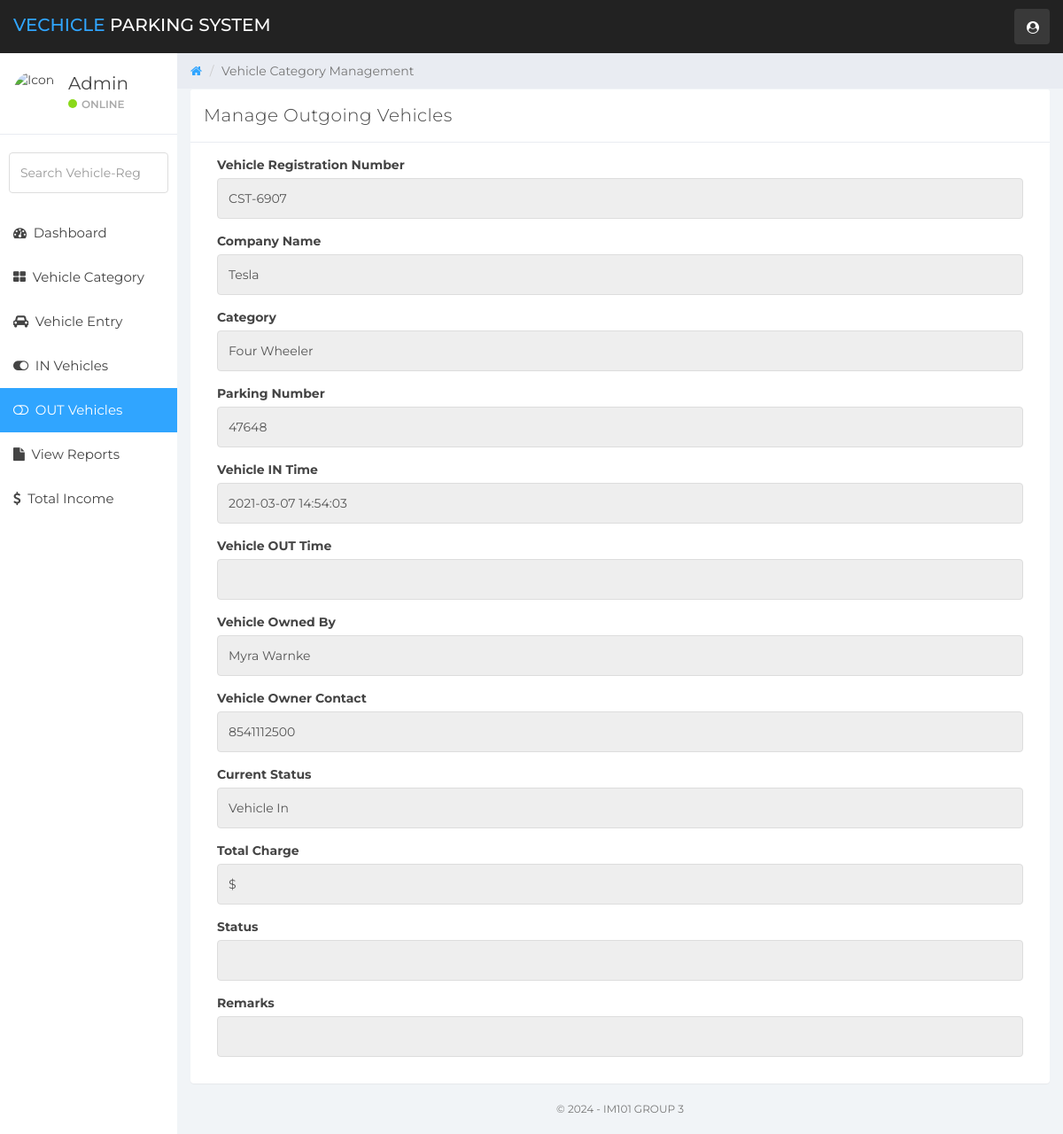
/outgoing-detail.php?updateid=10 (signed in), run on an earlier commit of the app's database.
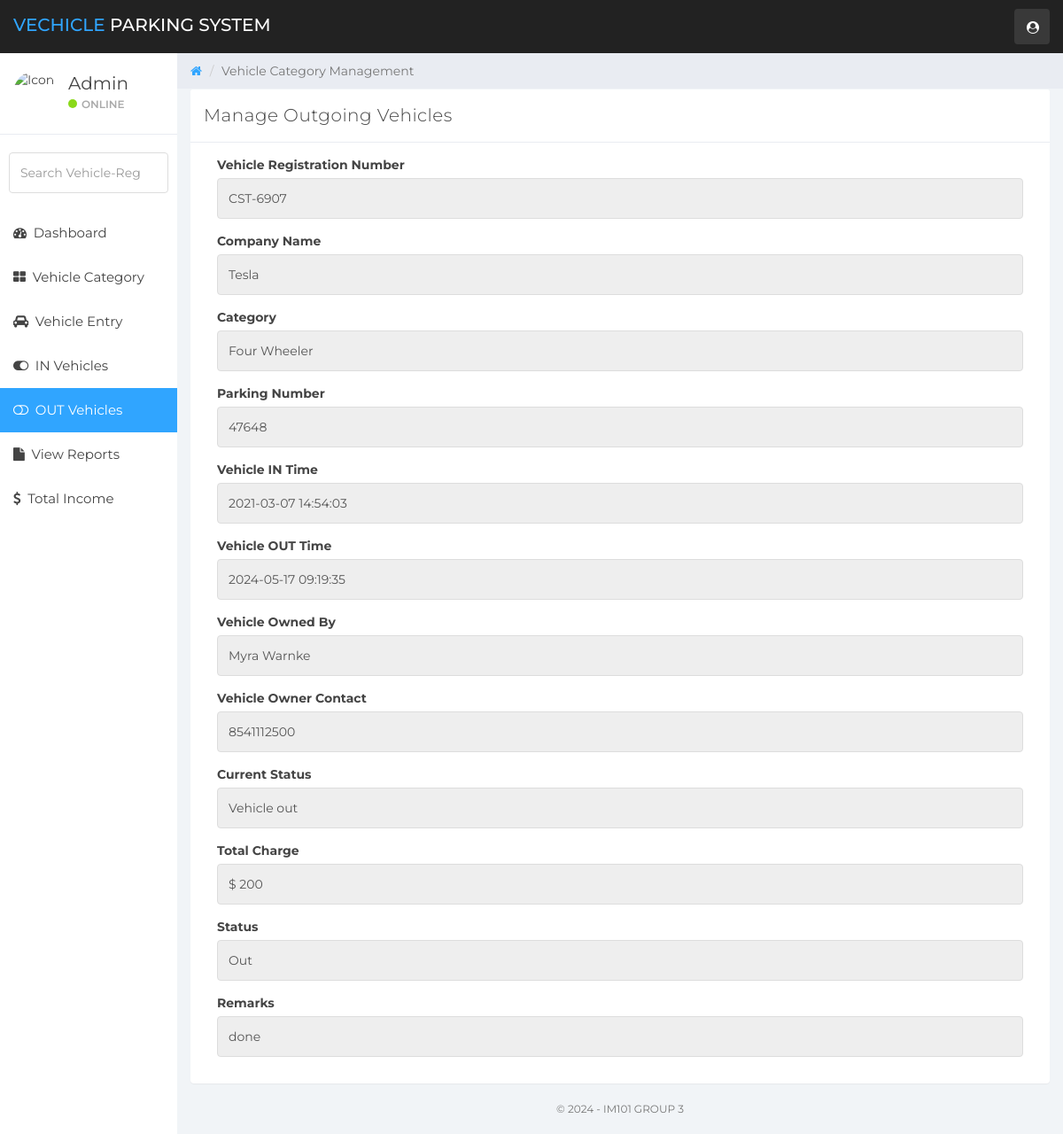
And on a later commit of the database.
### tables this page shows
CREATE TABLE `vehicle_info` (
  `ID` int(10) NOT NULL,
  `ParkingNumber` varchar(120) DEFAULT NULL,
  `VehicleCategory` varchar(120) NOT NULL,
  `VehicleCompanyname` varchar(120) DEFAULT NULL,
  `RegistrationNumber` varchar(120) DEFAULT NULL,
  `OwnerName` varchar(120) DEFAULT NULL,
  `OwnerContactNumber` bigint(10) DEFAULT NULL,
  `InTime` timestamp NULL DEFAULT current_timestamp(),
  `OutTime` timestamp NULL DEFAULT NULL ON UPDATE current_timestamp(),
  `ParkingCharge` varchar(120) NOT NULL,
  `Remark` mediumtext NOT NULL,
  `Status` varchar(5) NOT NULL
);

### outgoing-detail.php (the view, shortened to what this page needs)
<?php
    include('includes/dbconn.php');
    if (strlen($_SESSION['vpmsaid']==0)) {
    header('location:logout.php');
    } else {
?>
<!DOCTYPE html>
<html>
<head>
	<link href="css/bootstrap.min.css" rel="stylesheet">
	<link href="css/font-awesome.min.css" rel="stylesheet">
    <link href="css/datatable.css" rel="stylesheet">
	<link href="css/datepicker3.css" rel="stylesheet">
	<link href="css/styles.css" rel="stylesheet">
</head>
<body>
        <?php include 'includes/navigation.php' ?>
		<?php
		include 'includes/sidebar.php'
		?>
	<div class="col-sm-9 col-sm-offset-3 col-lg-10 col-lg-offset-2 main">
		<div class="row">
			<ol class="breadcrumb">
				<li><a href="dashboard.php">
					<em class="fa fa-home"></em>
				</a></li>
				<li class="active">Vehicle Category Management</li>
			</ol>
		</div>
		<div class="row">
			<div class="col-lg-12">
			</div>
		</div>
		<div class="row">
				<div class="col-lg-12">
					<div class="panel panel-default">
						<div class="panel-heading">Manage Outgoing Vehicles</div>
						<div class="panel-body">
                        <div class="col-md-12">
							<form method="POST">
                            <?php
                            $cid=$_GET['updateid'];
                            $ret=mysqli_query($con,"SELECT * from vehicle_info where ID='$cid'");
                            while ($row=mysqli_fetch_array($ret)) {
                            ?>
								<div class="form-group">
									<label>Vehicle Registration Number</label>
									<input type="text" class="form-control" value="<?php  echo $row['RegistrationNumber'];?>" id="catename" name="catename" readonly>
								</div>
								<div class="form-group">
									<label>Company Name</label>
									<input type="text" class="form-control" value="<?php  echo $row['VehicleCompanyname'];?>" id="sdesc" name="sdesc" readonly>
								</div>
                                <div class="form-group">
									<label>Category</label>
									<input type="text" class="form-control" value="<?php  echo $row['VehicleCategory'];?>" id="sdesc" name="sdesc" readonly>
								</div>
                                <div class="form-group">
									<label>Parking Number</label>
									<input type="text" class="form-control" value="<?php  echo $row['ParkingNumber'];?>" id="sdesc" name="sdesc" readonly>
								</div>
                                <div class="form-group">
									<label>Vehicle IN Time</label>
									<input type="text" class="form-control" value="<?php  echo $row['InTime'];?>" id="sdesc" name="sdesc" readonly>
								</div>
                                <div class="form-group">
									<label>Vehicle OUT Time</label>
									<input type="text" class="form-control" value="<?php  echo $row['OutTime'];?>" id="sdesc" name="sdesc" readonly>
								</div>
                                <div class="form-group">
									<label>Vehicle Owned By</label>
									<input type="text" class="form-control" value="<?php  echo $row['OwnerName'];?>" id="sdesc" name="sdesc" readonly>
								</div>
                                <div class="form-group">
									<label>Vehicle Owner Contact</label>
									<input type="text" class="form-control" value="<?php  echo $row['OwnerContactNumber'];?>" id="sdesc" name="sdesc" readonly>
								</div>
                                <div class="form-group">
									<label>Current Status</label>
									<input type="text" class="form-control" value="<?php if($row['Status']==""){ echo "Vehicle In"; } if($row['Status']=="Out"){echo "Vehicle out";} ;?>" id="sdesc" name="sdesc" readonly>
								</div>
                                <div class="form-group">
									<label>Total Charge</label>
									<input type="text" class="form-control" value="$ <?php  echo $row['ParkingCharge'];?>" id="parkingcharge" name="parkingcharge" readonly>
								</div>
                                <div class="form-group">
									<label>Status</label>
									<input type="text" name="status" value="<?php echo $row['Status']; ?>" class="form-control" readonly>
								</div>
                                <div class="form-group">
									<label>Remarks</label>
									<input type="text" class="form-control" value="<?php  echo $row['Remark'];?>" id="remark" name="remark" readonly>
								</div>
                        <?php } ?>
								</div>
						</div>
					</div>
				</div>
</div>
        <?php include 'includes/footer.php'?>
	</div>
</body>
</html>
<?php }  ?>

What changed in the data, as far as the page shows it:
changed vehicle_info "CST-6907": sdesc (not shown) → "2024-05-17 09:19:35"; sdesc "Vehicle In" → "Vehicle out"; parkingcharge "$" → "$ 200"; status (not shown) → "Out"; remark (not shown) → "done"
